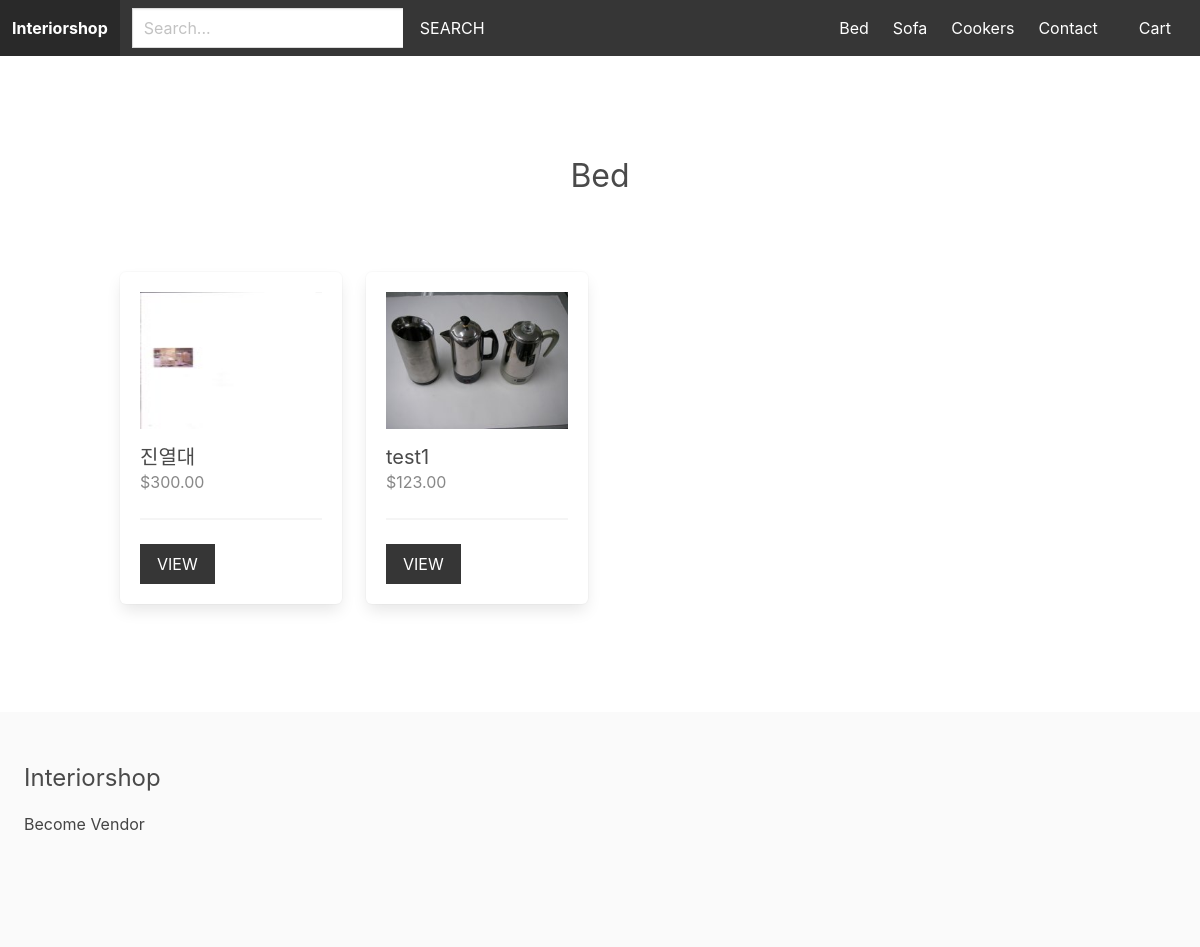
The app's page /bed/ with its own data.
### apps/product/models.py (models this page shows, shortened)
class Category(models.Model):
    title = models.CharField(max_length=255)
    slug = models.CharField(max_length=255)
    ordering = models.IntegerField(default=0)
    class Meta:
        ordering = ["ordering"]
    def __str__(self):
        return self.title

class Product(models.Model):
    category = models.ForeignKey(Category,related_name='products', on_delete=models.CASCADE)
    vendor = models.ForeignKey(Vendor,related_name='products', on_delete=models.CASCADE)
    title = models.CharField(max_length=255)
    slug = models.SlugField(max_length=255)
    description = models.TextField(blank=True, null=True)
    price = models.DecimalField(max_digits=6,decimal_places=2)
    date_added= models.DateTimeField(auto_now_add=True)
    image = models.ImageField(upload_to="uploads/",blank=True, null=True)
    thumbnail = models.ImageField(upload_to="uploads/",blank=True, null=True)
    class Meta:
        ordering = ["-date_added"]
    def get_thumbnail(self):
        if self.thumbnail:
            print("thumbnail exists :::",self.thumbnail.url)
            return self.thumbnail.url

### apps/product/views.py (the view)
# urls.py: path('<slug:category_slug>/',views.category, name="category")
def category(request, category_slug):
    category = get_object_or_404(Category, slug=category_slug)
    print("category_slug",category_slug,"category:::",category)
    return render(request, 'product/category.html',{"category":category})

### apps/cart/cart.py (called while the page is built)
    def __len__(self):
        return sum(item['quantity'] for item in self.cart.values())

### apps/cart/context_processors.py (called while the page is built)
def cart(request):
    return {'cart': Cart(request)}

### apps/product/context_processors.py (called while the page is built)
def menu_categories(request):
    categories = Category.objects.all()
    return {'menu_categories': categories}

### apps/product/templates/product/category.html (shortened to what this page needs)
{% extends "core/base.html" %}
{% block content %}
    <div class="columns is-multiline mb-6">
        <div class="column is-12 has-text-centered mt-6 mb-6">
            <h2 class="is-size-3">{{ category.title }}</h2>
        </div>
        {% for product in category.products.all %}
            {% include "product/parts/list_item.html" %}
        {% endfor %}
    </div>
{% endblock content %}

### apps/core/templates/core/base.html (shortened to what this page needs)
{% load static %}
<!DOCTYPE html>
<html lang="en">
  <head>
    <link
      rel="stylesheet"
      href="https://cdn.jsdelivr.net/npm/bulma@0.9.1/css/bulma.min.css"
    />
     <link rel="stylesheet" href="{% static 'styles/main.css' %}">
  </head>
  <body>
   <nav class="navbar is-dark">
            <div class="navbar-brand">
                <a href={% url "frontpage" %} class="navbar-item"><strong>Interiorshop</strong></a>
            </div>
            <div class="navbar-menu" id="main-navbar">
                <div class="navbar-start">
                    <div class="navbar-item">
                        <form method="get" >
                            <div class="field has-addons">
                                <div class="control">
                                    <input type="text" class="input" placeholder="Search..." name="query">
                                </div>
                                <div class="control">
                                    <button class="button is-dark is-uppercase">Search</button>
                                </div>
                            </div>
                        </form>
                    </div>
                </div>
                <div class="navbar-end">
                    {% for category in menu_categories %}
                        <a href="{% url 'category' category.slug %}" class="navbar-item">{{ category.title }}</a>
                    {% endfor %}
                    <a href="#" class="navbar-item">Contact</a>
                    <div class="navbar-item">
                        <a href="{% url 'cart' %}" class="button is-dark">Cart{% if cart %} ({{ cart|length }}){% endif %}</a>
                    </div>
                </div>
            </div>
        </nav>
    <section class="section">
      <div class="container">{% block content %}{% endblock content %}</div>
    </section>
    <footer class="footer">
      <h3 class="is-size-4 mb-4">Interiorshop</h3>
        {% if request.user.is_authenticated %}
      <a href="{% url 'vendor_admin' %}">Vendor Admin</a>
      {% else %}
        <a href="{% url 'become_vendor' %}">Become Vendor</a>
      {% endif %}
    </footer>
  </body>
</html>

### apps/product/templates/product/parts/list_item.html
<div class="column is-3 product-list-item">
    <div class="box">
        <figure class="image is-4by3 mb-4">
            <img src="{{ product.get_thumbnail }}">
        </figure>
        <h2 class="subtitle">{{ product.title }}</h2>
        <h3 class="price is-size-6 mb-5">${{ product.price }}</h3>
        <hr>
        <a href="{% url 'product_details' product.category.slug product.slug %}" class="button is-dark is-uppercase">View</a>
    </div>
</div>

### static/styles/main.css (style rules this page uses)
.product-list-item .box .subtitle { margin-bottom: 0; }
.product-list-item .box .price { color: #888; }
.input, .button { border-radius: 0; }
.footer a { margin-bottom: 15px; display: inline-block; color: #444; }

### records on screen
Category: title "Bed"
Category: title "Sofa"
Category: title "Cookers"
Product: get_thumbnail (picture), title "진열대", price "300.00"
Product: get_thumbnail (picture), title "test1", price "123.00"
